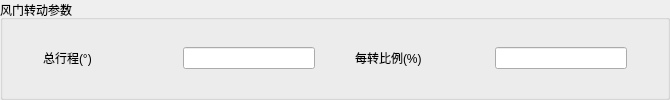
       <widget class="QGroupBox" name="valve_c">
        <property name="title">
         <string>风门转动参数</string>
        </property>
        <layout class="QGridLayout" name="gridLayout_4">
         <property name="leftMargin">
          <number>40</number>
         </property>
         <property name="topMargin">
          <number>10</number>
         </property>
         <property name="rightMargin">
          <number>40</number>
         </property>
         <property name="bottomMargin">
          <number>10</number>
         </property>
         <property name="horizontalSpacing">
          <number>40</number>
         </property>
         <property name="verticalSpacing">
          <number>10</number>
         </property>
         <item row="0" column="0">
          <widget class="QLabel" name="valve_td_label">
           <property name="minimumSize">
            <size>
             <width>100</width>
             <height>0</height>
            </size>
           </property>
           <property name="maximumSize">
            <size>
             <width>100</width>
             <height>16777215</height>
            </size>
           </property>
           <property name="text">
            <string>总行程(°)</string>
           </property>
           <property name="buddy">
            <cstring>valve_td_edit</cstring>
           </property>
          </widget>
         </item>
         <item row="0" column="1">
          <widget class="QLineEdit" name="valve_td_edit">
           <property name="minimumSize">
            <size>
             <width>132</width>
             <height>22</height>
            </size>
           </property>
           <property name="maximumSize">
            <size>
             <width>132</width>
             <height>22</height>
            </size>
           </property>
          </widget>
         </item>
         <item row="0" column="2">
          <widget class="QLabel" name="valve_rp_label">
           <property name="minimumSize">
            <size>
             <width>100</width>
             <height>0</height>
            </size>
           </property>
           <property name="maximumSize">
            <size>
             <width>100</width>
             <height>16777215</height>
            </size>
           </property>
           <property name="text">
            <string>每转比例(%)</string>
           </property>
           <property name="buddy">
            <cstring>valve_rp_edit</cstring>
           </property>
          </widget>
         </item>
         <item row="0" column="3">
          <widget class="QLineEdit" name="valve_rp_edit">
           <property name="minimumSize">
            <size>
             <width>132</width>
             <height>22</height>
            </size>
           </property>
           <property name="maximumSize">
            <size>
             <width>132</width>
             <height>22</height>
            </size>
           </property>
          </widget>
         </item>
        </layout>
       </widget>
